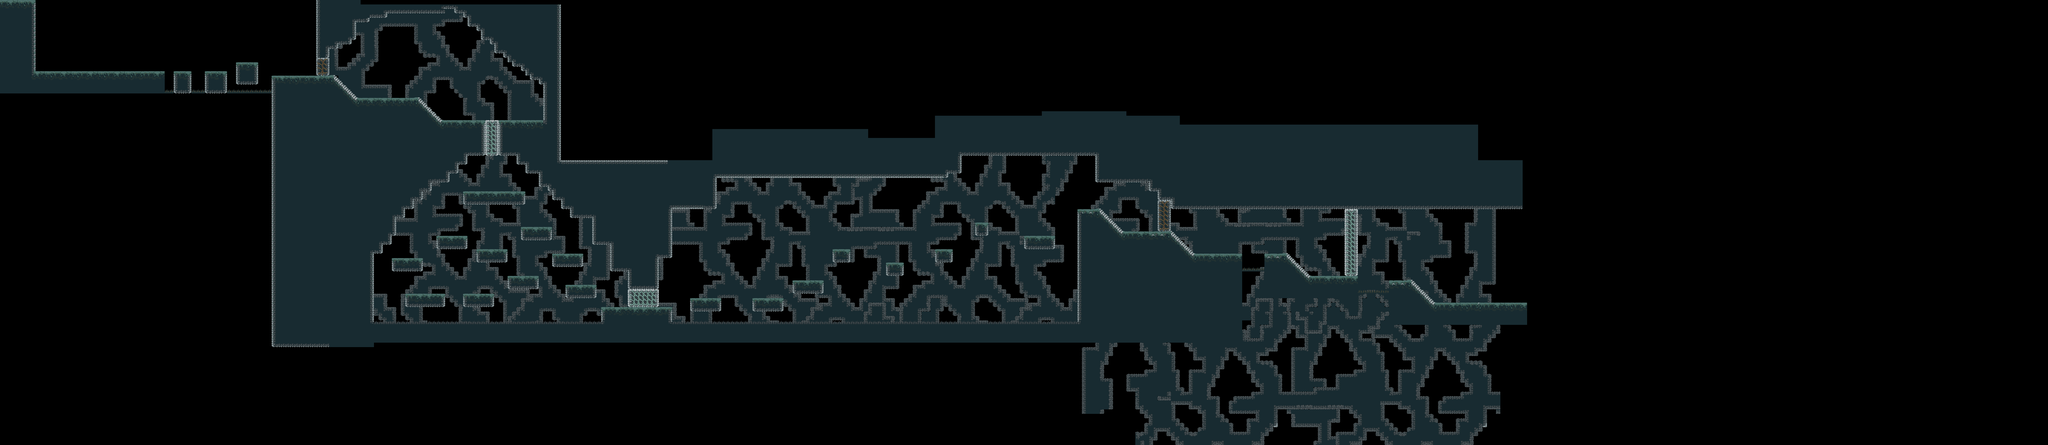

Rendered tile map (Tiled .tmx) drawn with the repository's tilesets; below, a short description and the map source with its tile grids summarised:
An orthogonal 460x100 tile map with 16x16 px tiles, 5 tile layers (cave_bg, ground, spirit_collides, corporeal_collides, ...), 4 tilesets.

<map version="1.5" tiledversion="1.6.0" orientation="orthogonal" renderorder="right-down" width="460" height="100" tilewidth="16" tileheight="16" infinite="0" nextlayerid="7" nextobjectid="1">
 <tileset firstgid="1" source="spirit_forest.tsx" />
 <tileset firstgid="151" source="cave_tileset.tsx" />
 <tileset firstgid="301" source="spirit_collision.tsx" />
 <tileset firstgid="326" source="corporeal_collision.tsx" />
 <layer id="2" name="cave_bg" width="460" height="100">
  <properties>
   <property name="unity:SortingLayer" value="cave_bg" />
  </properties>
  <data>[46000 cells, 9096 non-empty, 19 distinct tile ids]</data>
 </layer>
 <layer id="1" name="ground" width="460" height="100">
  <properties>
   <property name="unity:SortingLayer" value="Default" />
  </properties>
  <data>[46000 cells, 8442 non-empty, 42 distinct tile ids]</data>
 </layer>
 <layer id="4" name="spirit_collides" width="460" height="100">
  <properties>
   <property name="unity:SortingLayer" value="Default" />
   <property name="unity:layer" value="SpiritCollides" />
  </properties>
  <data>[46000 cells, 100 non-empty, 12 distinct tile ids]</data>
 </layer>
 <layer id="5" name="corporeal_collides" width="460" height="100">
  <properties>
   <property name="unity:SortingLayer" value="Default" />
   <property name="unity:layer" value="CorporealCollides" />
  </properties>
  <data>[46000 cells, 33 non-empty, 9 distinct tile ids]</data>
 </layer>
 <layer id="6" name="damages_player" width="460" height="100">
  <properties>
   <property name="unity:SortingLayer" value="Default" />
  </properties>
  <data>[46000 cells, 169 non-empty, 2 distinct tile ids]</data>
 </layer>
</map>
